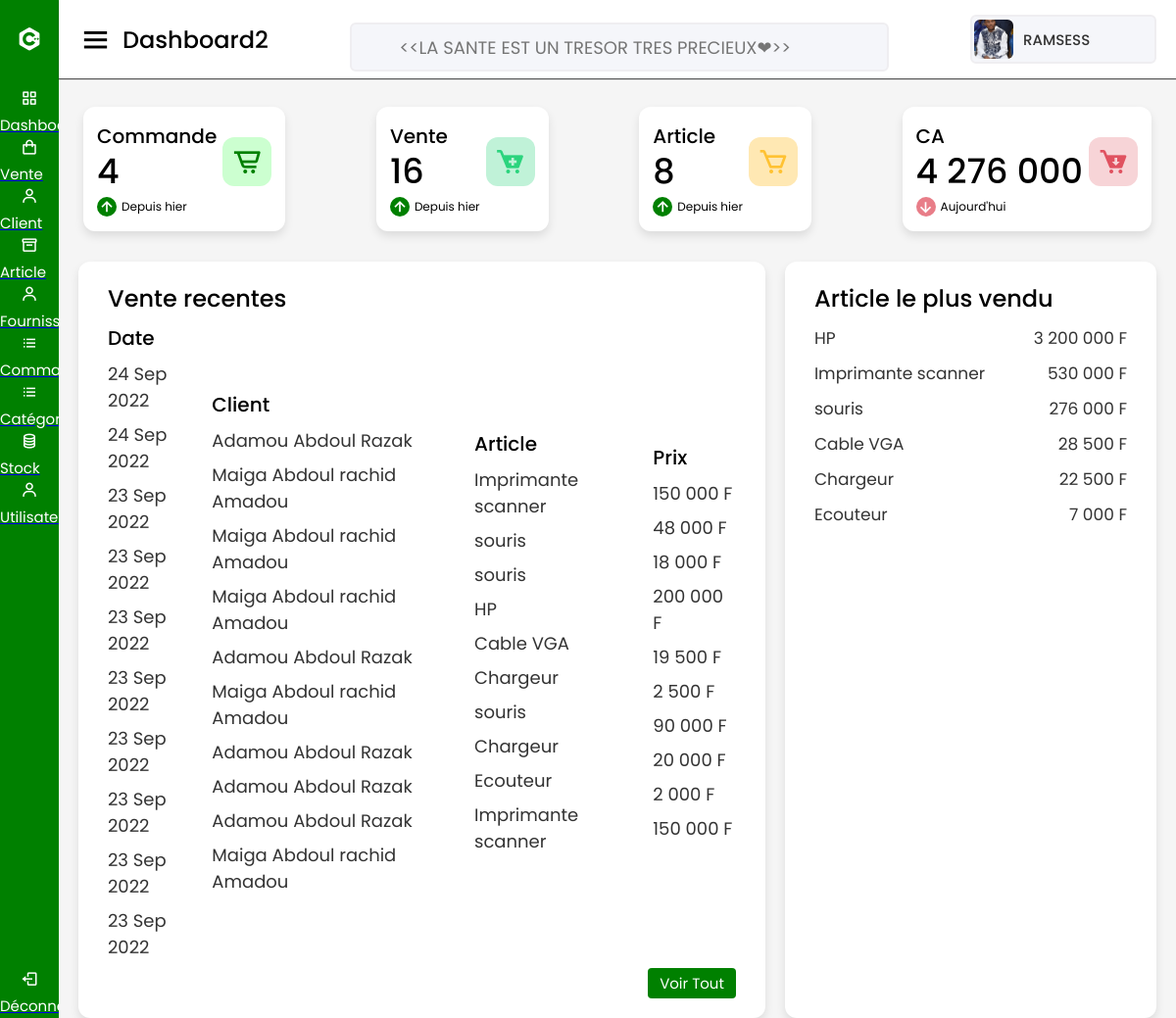
Screenshot of /vue/dashboard2.php with the database file from the repository.
### tables this page shows
CREATE TABLE `vente` (
  `id` int(11) NOT NULL,
  `id_article` int(11) NOT NULL,
  `id_client` int(11) NOT NULL,
  `quantite` int(11) NOT NULL,
  `prix` int(11) NOT NULL,
  `date_vente` timestamp NOT NULL DEFAULT current_timestamp(),
  `etat` enum('0', '1') NOT NULL DEFAULT '1'
);

CREATE TABLE `client` (
  `id` int(11) NOT NULL,
  `nom` varchar(30) NOT NULL,
  `prenom` varchar(30) NOT NULL,
  `telephone` varchar(30) NOT NULL,
  `adresse` varchar(50) NOT NULL
);

CREATE TABLE `article` (
  `id` int(11) NOT NULL,
  `nom_article` varchar(50) NOT NULL,
  `id_categorie` int(11) NOT NULL,
  `quantite` int(11) NOT NULL,
  `prix_unitaire` int(11) NOT NULL,
  `date_fabrication` datetime NOT NULL,
  `date_expiration` datetime NOT NULL,
  `images` varchar(255) DEFAULT NULL
);

### model/function.php (called while the page is built, shortened)
<?php
function getAllCommande()
{
    $sql = "SELECT COUNT(*) AS nbre FROM commande";
    $req = $GLOBALS['connexion']->prepare($sql);
    $req->execute();
    return $req->fetch();
}
function getAllVente()
{
    $sql = "SELECT COUNT(*) AS nbre FROM vente WHERE etat=?";
    $req = $GLOBALS['connexion']->prepare($sql);
    $req->execute(array(1));
    return $req->fetch();
}
function getAllArticle()
{
    $sql = "SELECT COUNT(*) AS nbre FROM article";
    $req = $GLOBALS['connexion']->prepare($sql);
    $req->execute();
    return $req->fetch();
}
function getCA()
{
    $sql = "SELECT SUM(prix) AS prix FROM vente";
    $req = $GLOBALS['connexion']->prepare($sql);
    $req->execute();
    return $req->fetch();
}
function getLastVente()
{
    $sql = "SELECT nom_article, nom, prenom, v.quantite, prix, date_vente, v.id, a.id AS idArticle
        FROM client AS c, vente AS v, article AS a WHERE v.id_article=a.id AND v.id_client=c.id AND etat=?
        ORDER BY date_vente DESC LIMIT 10";
    $req = $GLOBALS['connexion']->prepare($sql);
    $req->execute(array(1));
    return $req->fetchAll();
}
function getMostVente()
{
    $sql = "SELECT nom_article, SUM(prix) AS prix
        FROM client AS c, vente AS v, article AS a WHERE v.id_article=a.id AND v.id_client=c.id AND etat=?
        GROUP BY a.id
        ORDER BY SUM(prix) DESC LIMIT 10";
    $req = $GLOBALS['connexion']->prepare($sql);
    $req->execute(array(1));
    return $req->fetchAll();
}

### vue/dashboard2.php (the view)
<?php
include 'entete2.php';
?>
<div class="home-content">
    <div class="overview-boxes">
        <div class="box">
            <div class="right-side">
                <div class="box-topic">Commande</div>
                <div class="number"><?php echo getAllCommande()['nbre'] ?></div>
                <div class="indicator">
                    <i class="bx bx-up-arrow-alt"></i>
                    <span class="text">Depuis hier</span>
                </div>
            </div>
            <i class="bx bx-cart-alt cart"></i>
        </div>
        <div class="box">
            <div class="right-side">
                <div class="box-topic">Vente</div>
                <div class="number"><?php echo getAllVente()['nbre'] ?></div>
                <div class="indicator">
                    <i class="bx bx-up-arrow-alt"></i>
                    <span class="text">Depuis hier</span>
                </div>
            </div>
            <i class="bx bxs-cart-add cart two"></i>
        </div>
        <div class="box">
            <div class="right-side">
                <div class="box-topic">Article</div>
                <div class="number"><?php echo getAllArticle()['nbre'] ?></div>
                <div class="indicator">
                    <i class="bx bx-up-arrow-alt"></i>
                    <span class="text">Depuis hier</span>
                </div>
            </div>
            <i class="bx bx-cart cart three"></i>
        </div>
        <div class="box">
            <div class="right-side">
                <div class="box-topic">CA</div>
                <div class="number"><?php echo number_format(getCA()['prix'], 0, ',', ' ') ?></div>
                <div class="indicator">
                    <i class="bx bx-down-arrow-alt down"></i>
                    <span class="text">Aujourd'hui</span>
                </div>
            </div>
            <i class="bx bxs-cart-download cart four"></i>
        </div>
    </div>
    <div class="sales-boxes">
        <div class="recent-sales box">
            <div class="title">Vente recentes</div>
            <?php
            $ventes = getLastVente();
            ?>
            <div class="sales-details">
                <ul class="details">
                    <li class="topic">Date</li>
                    <?php
                    foreach ($ventes as $key => $value) {
                    ?>
                        <li><a href="#"><?php echo date('d M Y', strtotime($value['date_vente'])) ?></a></li>
                    <?php
                    }
                    ?>
                </ul>
                <ul class="details">
                    <li class="topic">Client</li>
                    <?php
                    foreach ($ventes as $key => $value) {
                    ?>
                        <li><a href="#"><?php echo $value['nom'] . " " . $value['prenom'] ?></a></li>
                    <?php
                    }
                    ?>
                </ul>
                <ul class="details">
                    <li class="topic">Article</li>
                    <?php
                    foreach ($ventes as $key => $value) {
                    ?>
                        <li><a href="#"><?php echo $value['nom_article'] ?></a></li>
                    <?php
                    }
                    ?>
                </ul>
                <ul class="details">
                    <li class="topic">Prix</li>
                    <?php
                    foreach ($ventes as $key => $value) {
                    ?>
                        <li><a href="#"><?php echo number_format($value['prix'], 0, ",", " ") . " F" ?></a></li>
                    <?php
                    }
                    ?>
                </ul>
            </div>
            <div class="button">
                <a href="#">Voir Tout</a>
            </div>
        </div>
        <div class="top-sales box">
            <div class="title">Article le plus vendu</div>
            <ul class="top-sales-details">
                <?php
                $article = getMostVente();
                foreach ($article as $key => $value) {
                ?>
                    <li>
                        <a href="#">
                            <span class="product"><?php echo $value['nom_article'] ?></span>
                        </a>
                        <span class="price"><?php echo number_format($value['prix'], 0, ",", " ") . " F" ?></span>
                    </li>
                <?php
                }
                ?>
            </ul>
        </div>
    </div>
</div>
</section>
<?php
include 'pied.php';
?>

### public/css/style.css (style rules this page uses)
* { margin: 0; padding: 0; box-sizing: border-box; font-family: "Poppins", sans-serif; }
.home-section .home-content { position: relative; padding-top: 104px; }
.home-content .overview-boxes { display: flex; align-items: flex-start; justify-content: space-between; flex-wrap: nowrap; padding: 0 20px; margin-bottom: 26px; }
.overview-boxes .box { display: flex; align-items: center; justify-content: center; background: #fff; padding: 15px 14px; border-radius: 12px; box-shadow: 0 5px 10px rgba(0, 0, 0, 0.1); margin: 5px; }
.overview-boxes .box-topic { font-size: 20px; font-weight: 500; }
.home-content .box .number { display: inline-block; font-size: 35px; margin-top: -6px; font-weight: 500; }
.home-content .box .indicator { display: flex; align-items: center; }
.home-content .box .indicator i { height: 20px; width: 20px; background: #008000; line-height: 20px; text-align: center; border-radius: 50%; color: #fff; font-size: 20px; margin-right: 5px; }
.box .indicator i.down { background: #e87d88; }
.home-content .box .indicator .text { font-size: 12px; }
.home-content .box .cart { display: inline-block; font-size: 32px; height: 50px; width: 50px; background: #ccffd0; line-height: 50px; text-align: center; color: #008000; border-radius: 12px; margin: -15px 0 0 6px; }
.home-content .box .cart.two { color: #2bd47d; background: #c0f2d8; }
.home-content .box .cart.three { color: #ffc233; background: #ffe8b3; }
.home-content .box .cart.four { color: #e05260; background: #f7d4d7; }
.home-content .sales-boxes { display: flex; justify-content: space-between; }
.home-content .sales-boxes .recent-sales { width: 65%; background: #fff; padding: 20px 30px; margin: 0 20px; border-radius: 12px; box-shadow: 0 5px 10px rgba(0, 0, 0, 0.1); }
.home-content .sales-boxes .sales-details { display: flex; align-items: center; justify-content: space-between; }
.sales-boxes .box .title { font-size: 24px; font-weight: 500; }
.sales-boxes .sales-details li.topic { font-size: 20px; font-weight: 500; }
.sales-boxes .sales-details li { list-style: none; margin: 8px 0; }
.sales-boxes .sales-details li a { font-size: 18px; color: #333; font-size: 400; text-decoration: none; }
.sales-boxes .box .button { width: 100%; display: flex; justify-content: flex-end; }
.sales-boxes .box .button a { color: #fff; background: #008000; padding: 4px 12px; font-size: 15px; font-weight: 400; border-radius: 4px; text-decoration: none; transition: all 0.3s ease; }
.home-content .sales-boxes .top-sales { width: 35%; background: #fff; padding: 20px 30px; margin: 0 20px 0 0; border-radius: 12px; box-shadow: 0 5px 10px rgba(0, 0, 0, 0.1); }
.sales-boxes .top-sales li { display: flex; align-items: center; justify-content: space-between; margin: 10px 0; }
.sales-boxes .top-sales li a { display: flex; align-items: center; text-decoration: none; }
.sales-boxes .top-sales li .product, .price { font-size: 17px; font-weight: 400; color: #333; }
body { background-image: url('c\xampp\htdocs\gstock-dclic-main\public\images\IMG_SANTE.png'); }

### rows the page displays
vente: date_vente "24 Sep 2022", id_client.nom "Adamou", id_client.prenom "Abdoul Razak", id_article.nom_article "Imprimante scanner", prix "150 000"
vente: date_vente "24 Sep 2022", id_client.nom "Maiga", id_client.prenom "Abdoul rachid Amadou", id_article.nom_article "souris", prix "48 000"
vente: date_vente "23 Sep 2022", id_client.nom "Maiga", id_client.prenom "Abdoul rachid Amadou", id_article.nom_article "souris", prix "18 000"
vente: date_vente "23 Sep 2022", id_client.nom "Maiga", id_client.prenom "Abdoul rachid Amadou", id_article.nom_article "HP", prix "200 000"
vente: date_vente "23 Sep 2022", id_client.nom "Adamou", id_client.prenom "Abdoul Razak", id_article.nom_article "Cable VGA", prix "19 500"
vente: date_vente "23 Sep 2022", id_client.nom "Maiga", id_client.prenom "Abdoul rachid Amadou", id_article.nom_article "Chargeur", prix "2 500"
vente: date_vente "23 Sep 2022", id_client.nom "Adamou", id_client.prenom "Abdoul Razak", id_article.nom_article "souris", prix "90 000"
vente: date_vente "23 Sep 2022", id_client.nom "Adamou", id_client.prenom "Abdoul Razak", id_article.nom_article "Chargeur", prix "20 000"
vente: date_vente "23 Sep 2022", id_client.nom "Adamou", id_client.prenom "Abdoul Razak", id_article.nom_article "Ecouteur", prix "2 000"
vente: date_vente "23 Sep 2022", id_client.nom "Maiga", id_client.prenom "Abdoul rachid Amadou", id_article.nom_article "Imprimante scanner", prix "150 000"

### other values shown
str_replace(".php", "", basename($_SERVER['PHP_SELF'])) "Dashboard2"
getAllCommande()['nbre'] "4"
getAllVente()['nbre'] "16"
getAllArticle()['nbre'] "8"
getCA()['prix'] "4 276 000"
$value['nom_article'] "HP"
$value['prix'] "3 200 000"
$value['nom_article'] "Imprimante scanner"
$value['prix'] "530 000"
$value['nom_article'] "souris"
$value['prix'] "276 000"
$value['nom_article'] "Cable VGA"
$value['prix'] "28 500"
$value['nom_article'] "Chargeur"
$value['prix'] "22 500"
